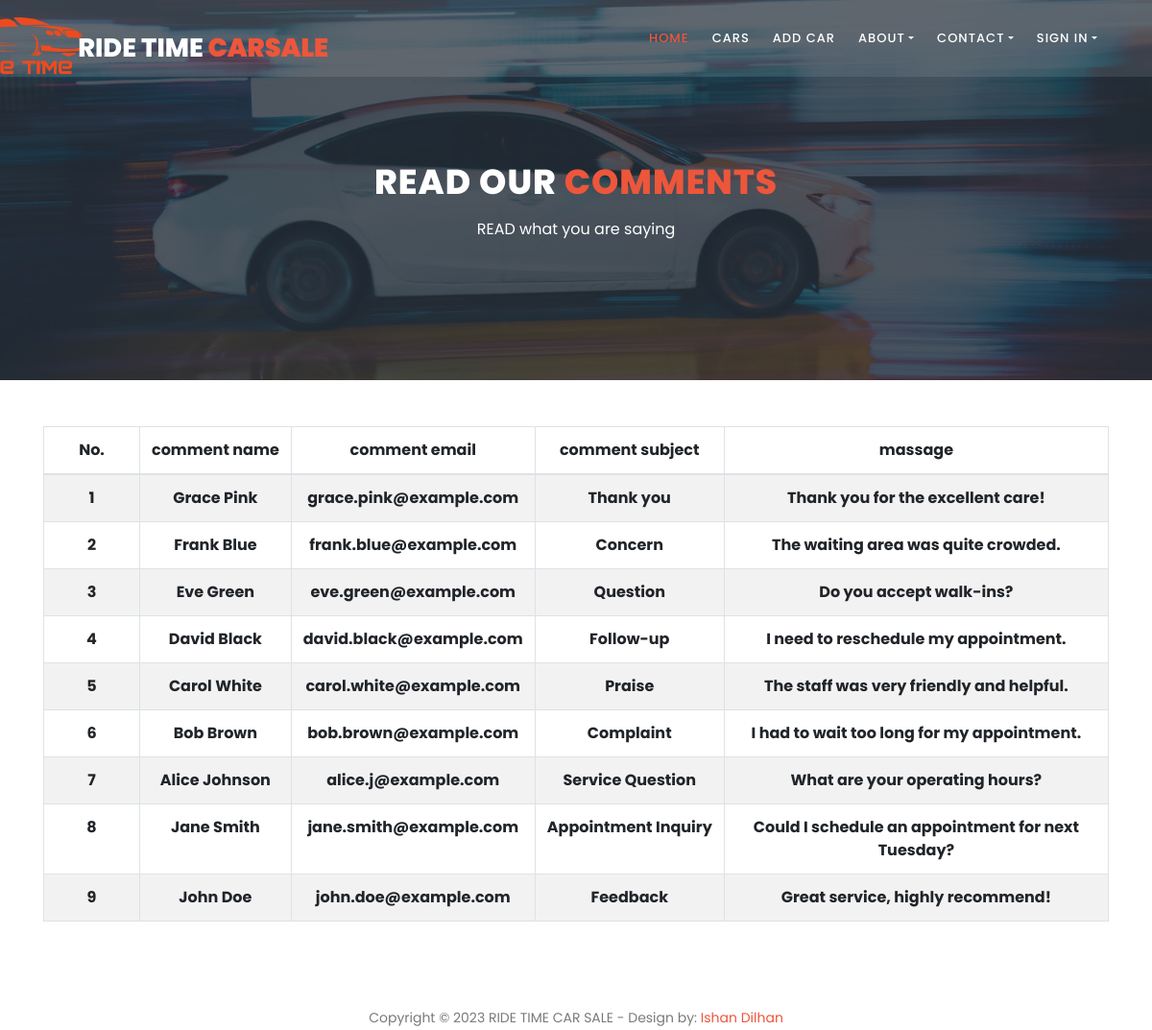
The app's page /readcomments.php with its own data.
### tables this page shows
CREATE TABLE `comments` (
  `com_name` varchar(100) DEFAULT NULL,
  `email` varchar(100) DEFAULT NULL,
  `_comsubject` varchar(200) DEFAULT NULL,
  `massage` varchar(3000) DEFAULT NULL,
  `comment_id` int(11) NOT NULL,
  `comment_available` tinyint(1) NOT NULL DEFAULT 1
);

### readcomments.php (the view, shortened to what this page needs)
<?php
include_once "header.php";
$query  = "SELECT `com_name`, `_comsubject`, `email`, `massage`, `comment_id`, `comment_available`
FROM `comments`
where `comment_available`=1
ORDER BY `comment_id` DESC;";
$searchQ = mysqli_query($con,$query);
?>
    <section class="section section-bg" id="call-to-action" style="background-image: url(assets/images/banner-image-1-1920x500.jpg)">
        <div class="container">
            <div class="row">
                <div class="col-lg-10 offset-lg-1">
                    <div class="cta-content">
                        <br>
                        <br>
                        <h2>Read our <em>Comments</em></h2>
                        <p>READ what you are saying</p>
                    </div>
                </div>
            </div>
        </div>
    </section>
            <div class="col-md-12  text-center">
                <br>
                <br>
					                	<div ><span id="ishan" style="color: red; font-weight: bolder;">
                                        <?php
if(mysqli_num_rows($searchQ ) == 0)
{   echo mysqli_num_rows($searchQ );
    echo 'no item found ! ';
}
else
{
    ?>
<div class="container table-responsive">
  <table class="table table-bordered table-striped">
    <thead>
      <tr>
        <th scope="col">No.</th>
        <th scope="col">comment name</th>
        <th scope="col">comment email</th>
        <th scope="col">comment subject</th>
        <th scope="col">massage</th>
      </tr>
    </thead>
    <tbody>
      <?php
      $num = 1;
      while ($row = mysqli_fetch_array($searchQ )) {
      ?>
        <tr>
          <th scope="row"><?php echo $num; ?></th>
          <td><?php echo $row['com_name']; ?></td>
          <td><?php echo $row['email']; ?></td>
          <td><?php echo $row['_comsubject']; ?></td>
          <td class="message-cell" onclick="expandMessage()">
    <div class="message-content " ><?php echo $row['massage']; ?></div>
</td>
        </tr>
      <?php
        $num++;
      }
      ?>
    </tbody>
  </table>
    </div>
    <?php
  }
  ?></span></div>
			</div>
    <footer>
        <div class="container">
            <div class="row">
                <div class="col-lg-12 " style="text-align: center;">
                <br>
                <br>
                <br>
                    <p>
                        Copyright © 2023 RIDE TIME CAR SALE
                        - Design by: <a href="https://www.ishanwaruna.com/">Ishan Dilhan</a>
                    </p>
                </div>
            </div>
        </div>
    </footer>
  </body>
</html>

### assets/css/style.css (style rules this page uses)
html, body, div, span, applet, object, iframe, h1, h2, h3, h4, h5, h6, p, blockquote, div pre, a, abbr, acronym, address, big, cite, code, del, dfn, em, font, img, ins, kbd, q, s, samp, small, strike, strong, sub, sup, tt, var, b, u, i, center, dl, dt, dd, ol, ul, li, figure, header, nav, section, article, aside, footer, figcaption { margin: 0; padding: 0; border: 0; outline: 0; }
header, nav, section, article, aside, footer, hgroup { display: block; }
* { box-sizing: border-box; }
html, body { font-family: 'Poppins', sans-serif; font-weight: 400; background-color: #fff; font-size: 16px; -ms-text-size-adjust: 100%; -webkit-font-smoothing: antialiased; -moz-osx-font-smoothing: grayscale; }
a { text-decoration: none !important; }
h1, h2, h3, h4, h5, h6 { margin-top: 0px; margin-bottom: 0px; }
p { font-size: 14px; line-height: 25px; color: #7a7a7a; }
html, body { background: #fff; font-family: 'Poppins', sans-serif; }
#call-to-action { padding: 120px 0px; background-image: url(../images/cta-bg.jpg); background-position: center center; background-repeat: no-repeat; background-size: cover; text-align: center; }
.cta-content h2 { font-size: 36px; text-transform: uppercase; font-weight: 800; color: #fff; letter-spacing: 1px; }
.cta-content h2 em { font-style: normal; color: #ed563b; }
.cta-content p { font-size: 16px; color: #fff; margin: 15px 0px 25px 0px; }
.section-bg { background-position: center center; background-repeat: no-repeat; background-size: cover; position: relative; }
.section-bg:before { content: ''; position: absolute; top: 0; left: 0; width: 100%; height: 100%; background-color: rgba(35, 45, 57, 0.8); }
.section-bg>form, .section-bg .container { position: relative; z-index: 2 }
a { color: #ed563b; }

### readcomments.php (style rules this page uses)
.message-cell { cursor: pointer; max-height: 2000px; overflow: hidden; white-space: normal; word-wrap: break-word; transition: max-height 0.5s ease-in-out; }
th, td { min-width: 100px; white-space: nowrap; }

### records on screen
comments: com_name "Grace Pink", email "grace.pink@example.com", _comsubject "Thank you", massage "Thank you for the excellent care!"
comments: com_name "Frank Blue", email "frank.blue@example.com", _comsubject "Concern", massage "The waiting area was quite crowded."
comments: com_name "Eve Green", email "eve.green@example.com", _comsubject "Question", massage "Do you accept walk-ins?"
comments: com_name "David Black", email "david.black@example.com", _comsubject "Follow-up", massage "I need to reschedule my appointment."
comments: com_name "Carol White", email "carol.white@example.com", _comsubject "Praise", massage "The staff was very friendly and helpful."
comments: com_name "Bob Brown", email "bob.brown@example.com", _comsubject "Complaint", massage "I had to wait too long for my appointment."
comments: com_name "Alice Johnson", email "alice.j@example.com", _comsubject "Service Question", massage "What are your operating hours?"
comments: com_name "Jane Smith", email "jane.smith@example.com", _comsubject "Appointment Inquiry", massage "Could I schedule an appointment for next Tuesday?"
comments: com_name "John Doe", email "john.doe@example.com", _comsubject "Feedback", massage "Great service, highly recommend!"
